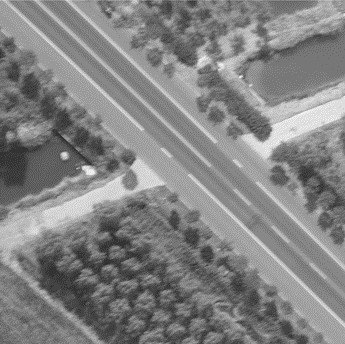
#> input picture img/street.jpg, 345 x 344 px
$ jupyter execute class4_2.ipynb
#> lines starting #> are read from the running program, lines starting #| are printed output that depends on the picture; after the words box and inside, x2 and y2 are one past the last pixel; in counts of white or black regions, pixels touching at a corner belong together
[cell 1]
import numpy as np
import matplotlib.pyplot as plt
from PIL import Image
import cv2

[cell 2]
image = Image.open("../img/street.jpg").convert("L")
image_np = np.array(image)

[cell 3]
image_np.shape
#> Out = (344, 345)

### Roberts算子

#### padding in numpy

[cell 4]
arr1 = np.array([[1,2,3],[4,5,6],[7,8,9]])
arr2 = np.pad(arr1,((3,2),(2,2)),"edge")

[cell 5]
arr2

#### Roberts

[cell 6]
def roberts(image,threshold = 10):
#> called with threshold = 0
    h,w = image.shape
#> h = 344; w = 345
    image_pad = np.pad(image,((1,1),(1,1)),"edge")
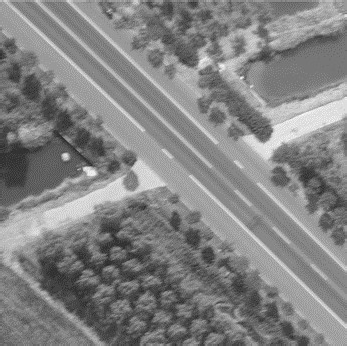
#> image_pad: shape (346, 347); min 39, max 254, mean 130.9
    out = np.zeros((h,w))
    for i in range(h):
        for j in range(w):
            fx = int(image_pad[i][j]) - int(image_pad[i+1][j+1])
            fy = int(image_pad[i][j+1]) - int(image_pad[i+1][j])
            g = abs(fx)+abs(fy)
            if g > threshold:
                out[i][j] = g
            else:
                out[i][j] = image[i][j]
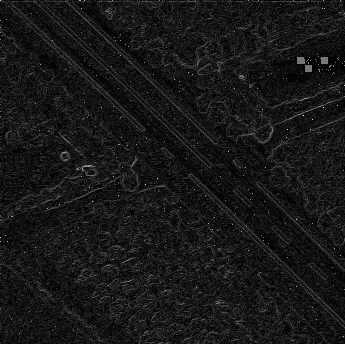
#> out: shape (344, 345) float64; min 1, max 239, mean 23
    out = np.clip(out,0,255)
    return np.uint8(out)

[cell 7]
out =  roberts(image_np,threshold=0)
Image.fromarray(out)

#### Sobel&Prewitt

[cell 8]
def sobel(image,threshold = 10):
#> called with threshold = 50
    h,w = image.shape
#> h = 344; w = 345
    image_pad = np.pad(image,((1,1),(1,1)),"edge").astype(np.int32)
    out = np.zeros((h,w))
    for i in range(h):
        for j in range(w):
            fx = image_pad[i+2][j]+2*image_pad[i+2][j+1]+image_pad[i+2][j+2]-image_pad[i][j]-2*image_pad[i][j+1]-image_pad[i][j+2]
            fy = image_pad[i][j+2]+2*image_pad[i+1][j+2]+image_pad[i+2][j+2]-image_pad[i][j]-2*image_pad[i+1][j]-image_pad[i+2][j]
            g = abs(fx)+abs(fy)
            if g >= threshold:
                out[i][j] = g
            else:
                out[i][j] = image[i][j]
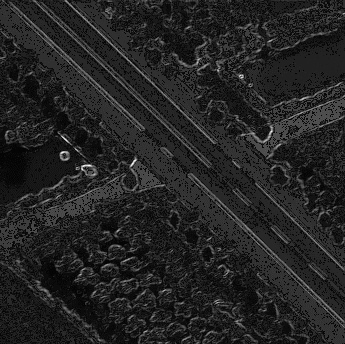
#> out: shape (344, 345) float64; min 39, max 644, mean 125; drawn with min black and max white
    out = np.clip(out,0,255)
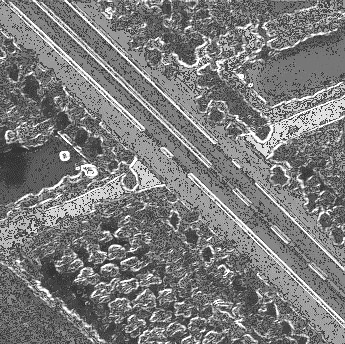
#> out: shape (344, 345) float64; min 39, max 255, mean 123.6
    return np.uint8(out)

[cell 9]
out = sobel(image_np,threshold=50)
Image.fromarray(out)

[cell 10]
def prewitt(image,threshold = 10):
#> called with threshold = 50
    h,w = image.shape
#> h = 344; w = 345
    image_pad = np.pad(image,((1,1),(1,1)),"edge").astype(np.int32)
    out = np.zeros((h,w))
    for i in range(h):
        for j in range(w):
            fx = image_pad[i+2][j]+image_pad[i+2][j+1]+image_pad[i+2][j+2]-image_pad[i][j]-image_pad[i][j+1]-image_pad[i][j+2]
            fy = image_pad[i][j+2]+image_pad[i+1][j+2]+image_pad[i+2][j+2]-image_pad[i][j]-image_pad[i+1][j]-image_pad[i+2][j]
            g = abs(fx)+abs(fy)
            if g >= threshold:
                out[i][j] = g
            else:
                out[i][j] = image[i][j]
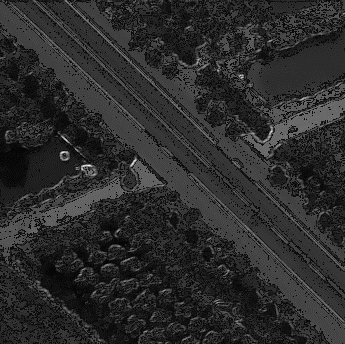
#> out: shape (344, 345) float64; min 39, max 487, mean 117.2; drawn with min black and max white
    out = np.clip(out,0,255)
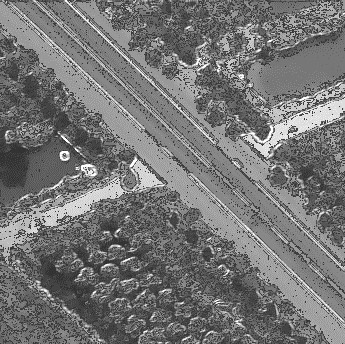
#> out: shape (344, 345) float64; min 39, max 255, mean 117.1
    return np.uint8(out)

[cell 11]
out = prewitt(image_np,threshold=50)
Image.fromarray(out)

#### laplace算子

[cell 12]
out = cv2.GaussianBlur(image_np, (3, 3), 0)
out = cv2.Laplacian(out,-1,3)
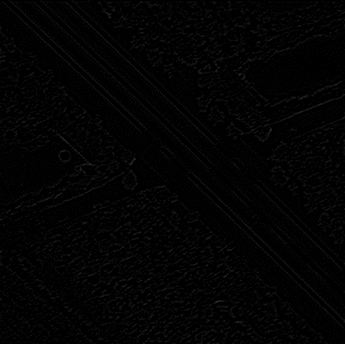
#> out: shape (344, 345); min 0, max 49, mean 3
plt.imshow(out,"gray")

### 二值化

[cell 13]
def binary_image(image,threshold = 100):
#> called with threshold = 140
    h,w = image.shape
#> h = 344; w = 345
    out = np.zeros((h,w))
    for i in range(h):
        for j in range(w):
            if image[i][j] >= threshold:
                out[i][j] = 255
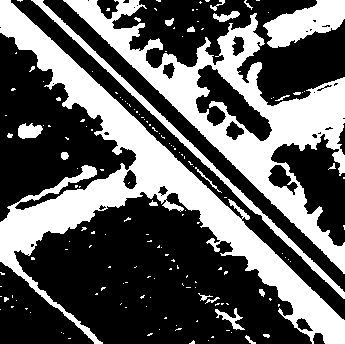
#> out: shape (344, 345) float64; 37.2% white; 161 white regions (137 under 20 px), largest, box (x1, y1, x2, y2) and area: (0, 0, 345, 344) 20858, (63, 0, 345, 274) 16605, (31, 0, 345, 299) 2586
    return np.uint8(out)

[cell 14]
out = cv2.GaussianBlur(image_np,(3,3),0)
out = binary_image(out,threshold=140)
Image.fromarray(out)

[cell 15]
def contour_extraction(image):
    h, w = image.shape
#> h = 344; w = 345
    image_pad = np.pad(image, ((1, 1), (1, 1)), "edge")
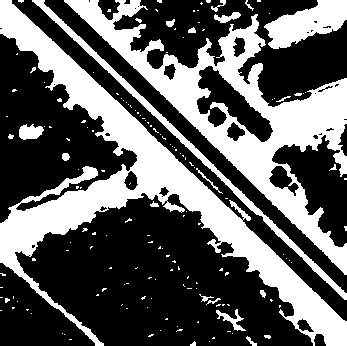
#> image_pad: shape (346, 347); 37.1% white; 161 white regions (136 under 20 px), largest, box (x1, y1, x2, y2) and area: (0, 0, 347, 346) 20998, (64, 0, 347, 275) 16756, (32, 0, 347, 300) 2606
    image_pad = np.int32(image_pad)
    out = image.copy()
    for i in range(h):
        for j in range(w):
            if image_pad[i+1][j+1] == 0 and (image_pad[i][j]+image_pad[i][j+1]+image_pad[i][j+2]+image_pad[i+1][j]+image_pad[i+1][j+2]+image_pad[i+2][j]+image_pad[i+2][j+1]+image_pad[i+2][j+2] == 0):
                out[i][j] = 255
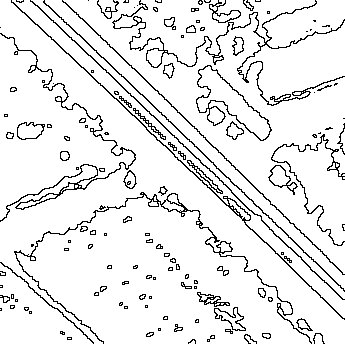
#> out: shape (344, 345); 91.5% white; black in thin lines or dots
    return np.uint8(out)
